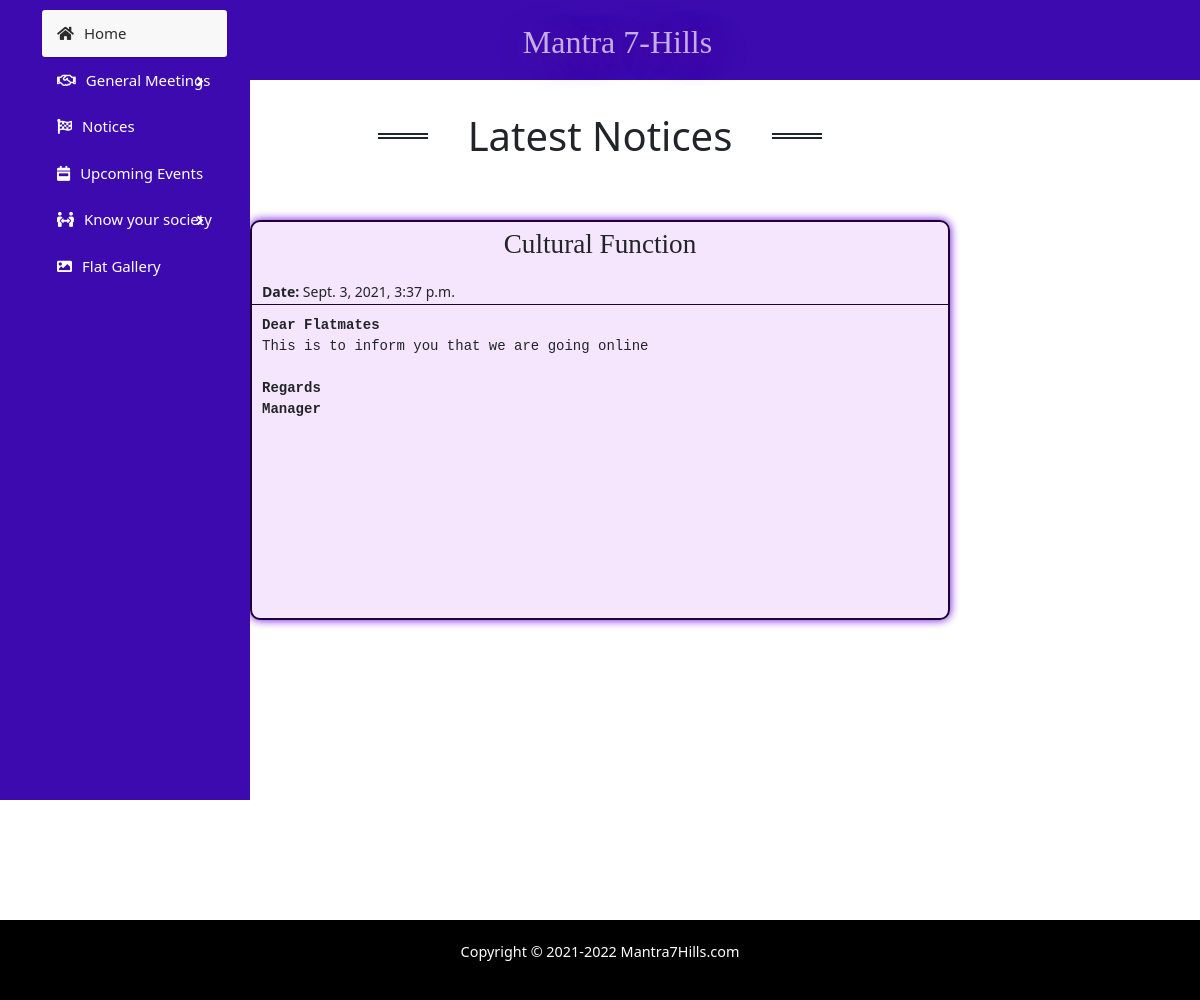
The app's page /notices/, older data.
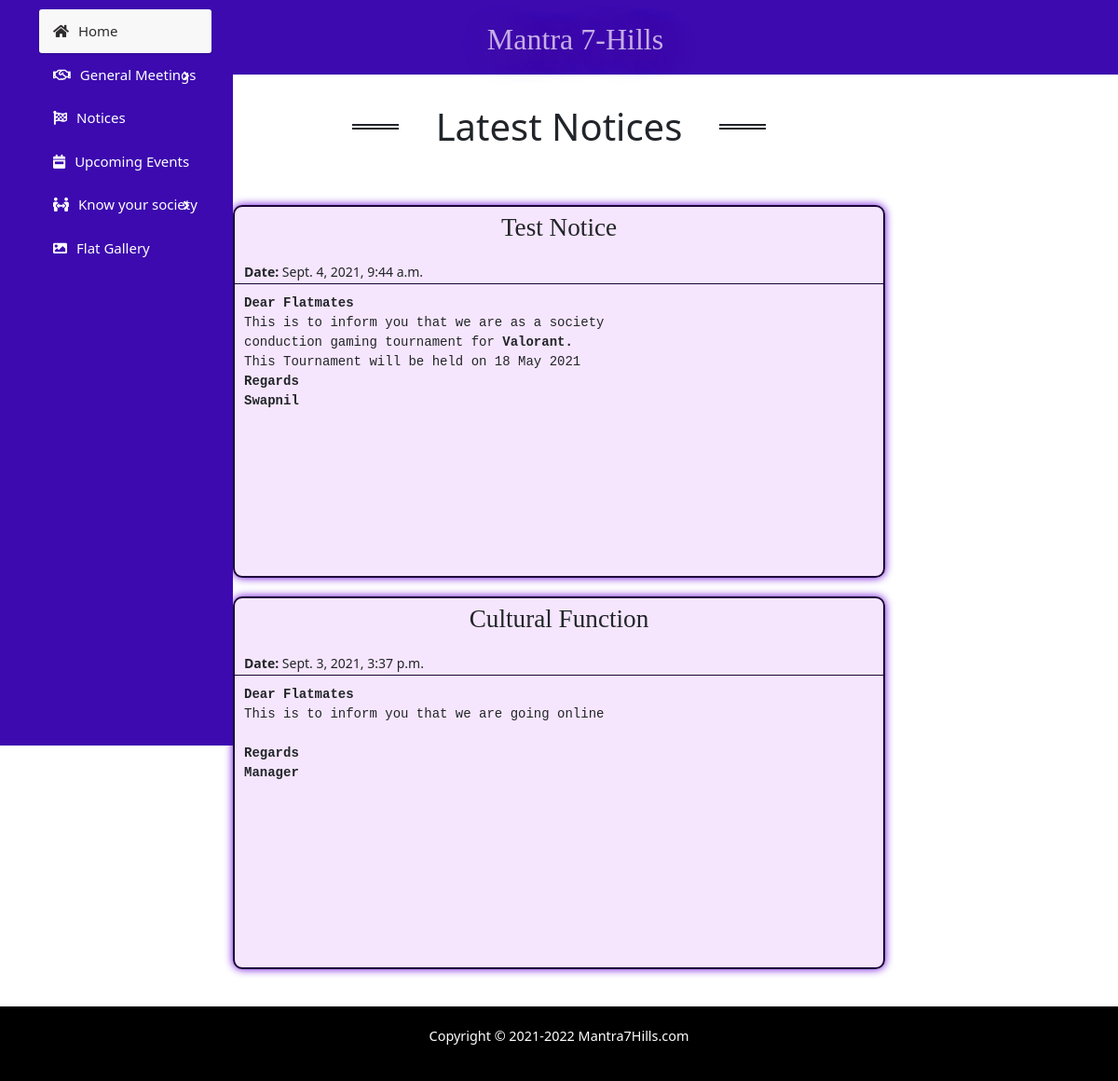
The same page, newer data.
### home/models.py (models this page shows)
class Notice(models.Model):
    created_at = models.DateTimeField(auto_now_add=True)
    updated_at = models.DateTimeField(auto_now=True)
    heading = models.CharField(max_length=100)
    description = models.TextField(max_length=1000)

### home/views.py (the view)
# urls.py: path("notices/",notices,name="notices"),
def notices(request):
    notices = Notice.objects.all().order_by('-updated_at')
    if(len(notices)==0):
        messages.info(request,"no notices for now.")
        return render(request,'notices.html')
    context = {
        'notices':notices,
    }
    return render(request,'notices.html',context)

### home/templates/notices.html (shortened to what this page needs)
{%extends 'base.html'%}
{%block links%}
    {%load static%}
    <link rel="stylesheet" type="text/css"  href="{%static 'home/css/notices.css'%}">
{%endblock%}
{%block content%}
    <div class="rootNoticeCont">
        <div class="latestNotices">
            <h1>Latest Notices</h1>
        </div>
        <div class="noticeCont">
            {%for notice in notices%}
                    <div class="notice">
                        <div class="noticeHeading">
                            <p>{{notice.heading}}</p>
                            <small class="date"> <strong>Date: </strong>{{notice.updated_at}}</small>
                        </div>
                        <div class="NoticeContent">
                            <div class="noticeDesc"><pre>{{notice.description|safe}}</pre></div>
                        </div>
                    </div>
            {%endfor%}
        </div>
    </div>
{%endblock%}
{%block javascript%}
{%load static%}
{%endblock%}

Row changes from the older to the newer data that the page shows:
added Notice: heading "Test Notice", updated_at "Sept. 4, 2021, 9:44 a.m.", description "Dear Flatmates This is to inform you that we are as a society conduction gaming tournament for Valorant. This Tournament will be held on 18 May 2021 Regards Swapnil"
